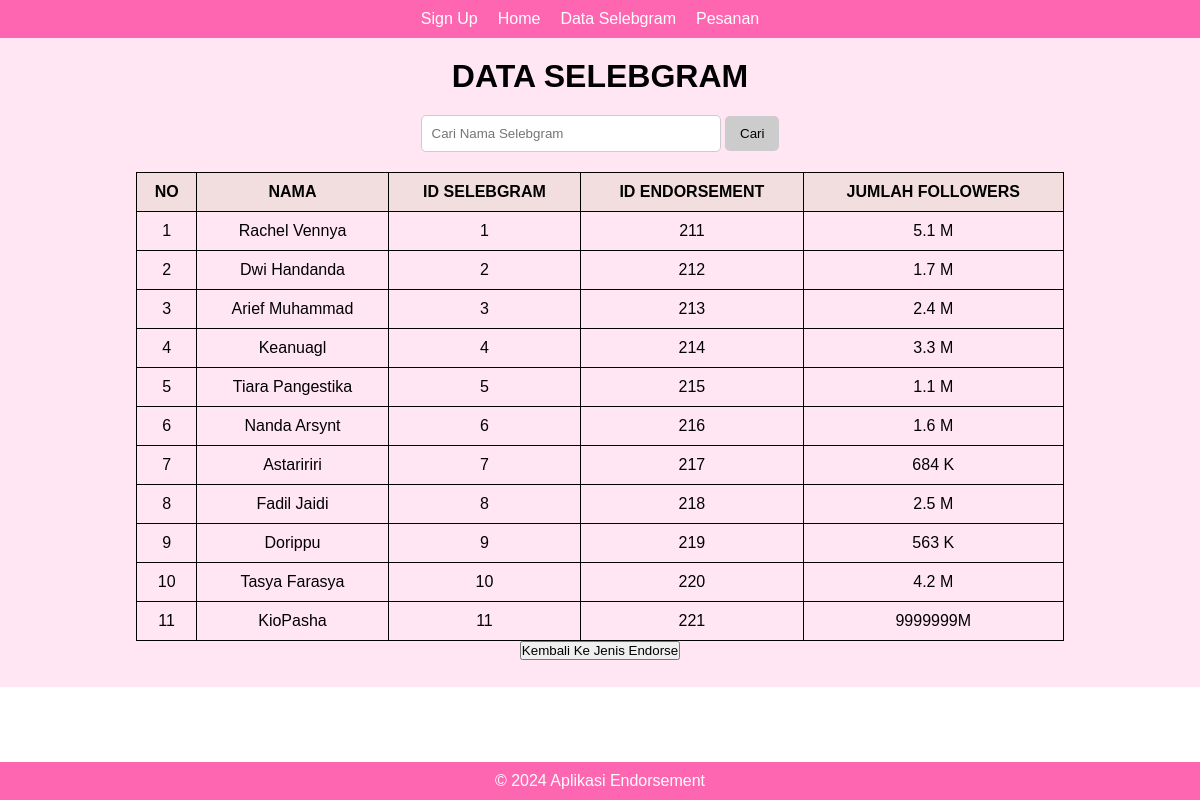
Page /data-selebgram.php on the committed database.
### tables this page shows
CREATE TABLE `jasa` (
  `id_artis` int(11) NOT NULL,
  `nama_artis` varchar(100) NOT NULL,
  `jumlah_followers` varchar(50) NOT NULL,
  `id_selebgram` int(11) NOT NULL,
  `id_endorsement` int(11) NOT NULL
);

### functions.php (called while the page is built)
<?php
$conn = mysqli_connect("localhost:8111", "root", "", "endorsement_db");
function query($query) {
    global $conn;
    $result = mysqli_query($conn, $query);
    $rows = [];
    while( $row = mysqli_fetch_assoc($result) ) {
        $rows[] = $row;
    }
    return $rows;
}
?>

### data-selebgram.php (the view, shortened to what this page needs)
<?php
require 'functions.php';
$seleb = query("SELECT * FROM jasa");
?>
<!DOCTYPE html>
<html lang="en">
<head>
    <link rel="stylesheet" href="style data-selebgram.css">
    <link rel="stylesheet" href="style login.css">
</head>
<body>
    <header>
        <nav>
            <ul>
            <li><a href="sign-up.php">Sign Up</a></li>
                <li><a href="login.php">Home</a></li>
                <li><a href="data-selebgram.php">Data Selebgram</a></li>
                <li><a href="pesanan.php">Pesanan</a></li>
            </ul>
        </nav>
    </header>
    <main>
        <h1>DATA SELEBGRAM</h1>
        <div class="search-container">
            <input type="text" id="searchInput" placeholder="Cari Nama Selebgram">
            <input type="button" value="Cari" onclick="search()">
        </div>
        <table>
            <tr>
                <th>NO</th>
                <th>NAMA</th>
                <th>ID SELEBGRAM</th>
                <th>ID ENDORSEMENT</th>
                <th>JUMLAH FOLLOWERS</th>
            </tr>
            <?php foreach($seleb as $row): ?>
            <tr>
                <td><?= $row["id_artis"]; ?></td>
                <td><?= $row["nama_artis"]; ?></td>
                <td><?= $row["id_selebgram"]; ?></td>
                <td><?= $row["id_endorsement"]; ?></td>
                <td><?= $row["jumlah_followers"]; ?></td>
            </tr>
            <?php endforeach; ?>
        </table>
        <div class="button-container">
            <a href="jenis-endorse.php"><button>Kembali Ke Jenis Endorse</button></a>
        </div>
    </main>
    <footer>
        <p>&copy; 2024 Aplikasi Endorsement</p>
    </footer>
</body>
</html>

### style data-selebgram.css (style rules this page uses)
* { margin: 0; padding: 0; box-sizing: border-box; }
body { min-height: 100vh; display: flex; flex-direction: column; font-family: Arial, sans-serif; }
header { background-color: #ff66b2; color: #fff; padding: 10px; position: sticky; top: 0; z-index: 1; text-align: center; }
nav ul { list-style-type: none; display: flex; justify-content: center; }
nav li { margin-right: 20px; }
nav a { color: #fff; text-decoration: none; }
main { padding: 20px; background-color: #ffe2; flex: 1; overflow-y: auto; display: flex; flex-direction: column; align-items: center; }
.search-container { text-align: center; margin: 20px 0; }
.search-container input[type="text"] { padding: 10px; width: 300px; border: 1px solid #ccc; border-radius: 5px; }
.search-container input[type="button"] { padding: 10px 15px; border: none; border-radius: 5px; background-color: #ccc; cursor: pointer; }
table { width: 80%; margin: 0 auto; border-collapse: collapse; }
table, th, td { border: 1px solid #000; }
th, td { text-align: center; padding: 10px; }
th { background-color: #f2dede; }
footer { background-color: #ff66b2; color: #fff; padding: 10px; text-align: center; position: sticky; bottom: 0; z-index: 1; margin-top: 75px; }

### style login.css (style rules this page uses)
* { margin: 0; padding: 0; box-sizing: border-box; }
body { min-height: 100vh; display: flex; flex-direction: column; font-family: Arial, sans-serif; }
header { background-color: #ff66b2; color: #fff; padding: 10px; position: sticky; top: 0; z-index: 1; text-align: center; }
nav ul { list-style-type: none; display: flex; justify-content: center; }
nav li { margin-right: 20px; }
nav a { color: #fff; text-decoration: none; }
main { padding: 20px; background-color: #ffe6f2; flex: 1; overflow-y: auto; display: flex; flex-direction: column; align-items: center; }
footer { background-color: #ff66b2; color: #fff; padding: 10px; text-align: center; position: sticky; bottom: 0; z-index: 1; }

### rows in the picture
jasa: id_artis "1", nama_artis "Rachel Vennya", id_selebgram "1", id_endorsement "211", jumlah_followers "5.1 M"
jasa: id_artis "2", nama_artis "Dwi Handanda", id_selebgram "2", id_endorsement "212", jumlah_followers "1.7 M"
jasa: id_artis "3", nama_artis "Arief Muhammad", id_selebgram "3", id_endorsement "213", jumlah_followers "2.4 M"
jasa: id_artis "4", nama_artis "Keanuagl", id_selebgram "4", id_endorsement "214", jumlah_followers "3.3 M"
jasa: id_artis "5", nama_artis "Tiara Pangestika", id_selebgram "5", id_endorsement "215", jumlah_followers "1.1 M"
jasa: id_artis "6", nama_artis "Nanda Arsynt", id_selebgram "6", id_endorsement "216", jumlah_followers "1.6 M"
jasa: id_artis "7", nama_artis "Astaririri", id_selebgram "7", id_endorsement "217", jumlah_followers "684 K"
jasa: id_artis "8", nama_artis "Fadil Jaidi", id_selebgram "8", id_endorsement "218", jumlah_followers "2.5 M"
jasa: id_artis "9", nama_artis "Dorippu", id_selebgram "9", id_endorsement "219", jumlah_followers "563 K"
jasa: id_artis "10", nama_artis "Tasya Farasya", id_selebgram "10", id_endorsement "220", jumlah_followers "4.2 M"
jasa: id_artis "11", nama_artis "KioPasha", id_selebgram "11", id_endorsement "221", jumlah_followers "9999999M"
